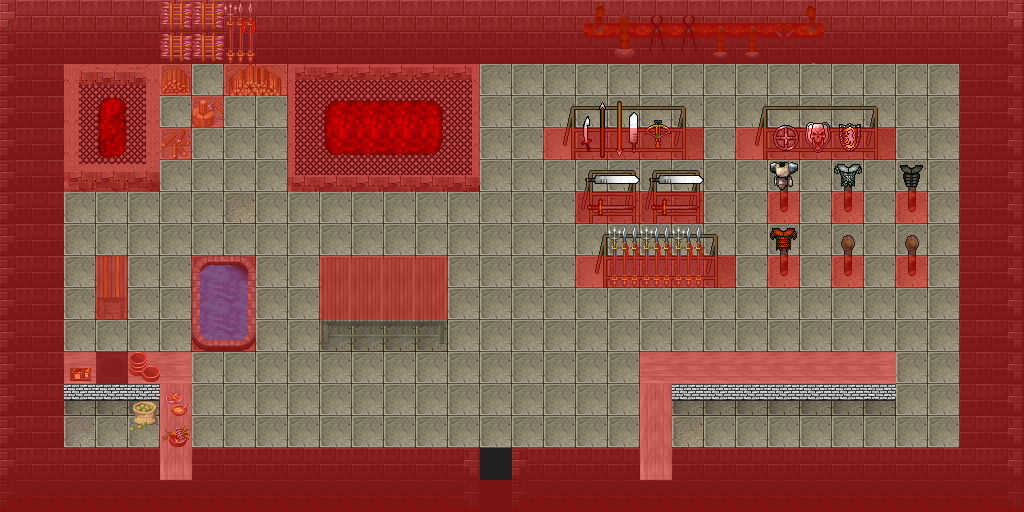

A level layout from a 2D game, rendered from its tile map. Below: a short description, then the map file with tile-grid data replaced by summaries:
An orthogonal 32x16 tile map with 32x32 px tiles, 7 tile layers (0_floor, 1_terrain, 2_object, 3_roof, ...), 1 hidden layer not drawn, 25 tilesets.

<map version="1.0" orientation="orthogonal" renderorder="right-down" width="32" height="16" tilewidth="32" tileheight="32" nextobjectid="1">
 <tileset firstgid="1" name="carpets" tilewidth="32" tileheight="32" tilecount="8" columns="4">
  <image source="../../tileset/furniture/carpet/carpets.png" width="128" height="64" />
 </tileset>
 <tileset firstgid="9" name="fireplace" tilewidth="32" tileheight="32" tilecount="9" columns="3">
  <image source="../../tileset/building/decoration/fireplace.png" width="97" height="96" />
 </tileset>
 <tileset firstgid="18" name="fire_small" tilewidth="32" tileheight="32" tilecount="6" columns="3">
  <image source="../../tileset/ground/fire/fire_small.png" width="96" height="64" />
 </tileset>
 <tileset firstgid="24" name="grey_long" tilewidth="32" tileheight="32" tilecount="4" columns="2">
  <image source="../../tileset/furniture/table/grey_long.png" width="64" height="64" />
 </tileset>
 <tileset firstgid="28" name="pool" tilewidth="32" tileheight="32" tilecount="9" columns="3">
  <image source="../../tileset/building/decoration/pool.png" width="96" height="96" />
 </tileset>
 <tileset firstgid="37" name="fireplace_2" tilewidth="32" tileheight="32" tilecount="9" columns="3">
  <image source="../../tileset/building/decoration/fireplace_2.png" width="96" height="96" />
 </tileset>
 <tileset firstgid="46" name="fire" tilewidth="32" tileheight="32" tilecount="27" columns="3">
  <image source="../../tileset/ground/fire/fire.png" width="96" height="288" />
 </tileset>
 <tileset firstgid="73" name="grey_plain" tilewidth="32" tileheight="32" tilecount="9" columns="3">
  <image source="../../tileset/furniture/table/grey_plain.png" width="96" height="96" />
 </tileset>
 <tileset firstgid="82" name="toolset" tilewidth="32" tileheight="32" tilecount="18" columns="9">
  <image source="../../tileset/building/decoration/toolset.png" width="288" height="64" />
 </tileset>
 <tileset firstgid="100" name="weapons_rack" tilewidth="32" tileheight="32" tilecount="18" columns="9">
  <image source="../../tileset/item/armor/weapons_rack.png" width="288" height="64" />
 </tileset>
 <tileset firstgid="118" name="sword_rack" tilewidth="32" tileheight="32" tilecount="4" columns="2">
  <image source="../../tileset/item/armor/sword_rack.png" width="64" height="64" />
 </tileset>
 <tileset firstgid="122" name="table/grey_pale" tilewidth="32" tileheight="32" tilecount="8" columns="2">
  <image source="../../tileset/furniture/table/grey_pale.png" trans="ff00ff" width="64" height="128" />
 </tileset>
 <tileset firstgid="130" name="brick_base" tilewidth="32" tileheight="32" tilecount="3" columns="3">
  <image source="../../tileset/furniture/table/brick_base.png" trans="ff00ff" width="96" height="32" />
 </tileset>
 <tileset firstgid="133" name="stick" tilewidth="32" tileheight="32" tilecount="2" columns="1">
  <image source="../../tileset/furniture/other/stick.png" width="32" height="64" />
 </tileset>
 <tileset firstgid="135" name="table_with_hob_pale" tilewidth="32" tileheight="32" tilecount="3" columns="3">
  <image source="../../tileset/furniture/table/table_with_hob_pale.png" trans="ff00ff" width="96" height="32" />
 </tileset>
 <tileset firstgid="138" name="armor" tilewidth="32" tileheight="32" tilecount="4" columns="4">
  <image source="../../tileset/item/armor/armor.png" width="128" height="32" />
 </tileset>
 <tileset firstgid="142" name="collision" tilewidth="32" tileheight="32" tilecount="1" columns="1">
  <image source="../../tileset/logic/collision.png" width="32" height="32" />
 </tileset>
 <tileset firstgid="143" name="protection" tilewidth="32" tileheight="32" tilecount="2" columns="2">
  <image source="../../tileset/logic/protection.png" width="64" height="32" />
 </tileset>
 <tileset firstgid="145" name="mury" tilewidth="32" tileheight="32" tilecount="26" columns="13">
  <image source="../../tileset/pol/domki/wiezienie_sciany.png" width="416" height="64" />
 </tileset>
 <tileset firstgid="171" name="kafle" tilewidth="32" tileheight="32" tilecount="80" columns="16">
  <image source="../../tileset/pol/domki/podloga/kafelki_rozne.png" width="512" height="160" />
 </tileset>
 <tileset firstgid="251" name="pieniek_drewno" tilewidth="32" tileheight="32" tilecount="6" columns="3">
  <image source="../../tileset/item/firewood.png" width="96" height="64" />
 </tileset>
 <tileset firstgid="257" name="strzaly" tilewidth="32" tileheight="32" tilecount="32" columns="8">
  <image source="../../tileset/pol/wyposazenie/miecze.png" width="256" height="128" />
 </tileset>
 <tileset firstgid="289" name="ziemniaki" tilewidth="32" tileheight="32" tilecount="2" columns="1">
  <image source="../../tileset/pol/wyposazenie/jedzenie/ziemniaki.png" width="32" height="64" />
 </tileset>
 <tileset firstgid="291" name="jedzenie" tilewidth="32" tileheight="32" tilecount="24" columns="8">
  <image source="../../tileset/pol/wyposazenie/jedzenie/jedzenie.png" width="256" height="96" />
 </tileset>
 <tileset firstgid="315" name="pol_zbojnicy_gorscy" tilewidth="32" tileheight="32" tilecount="6" columns="6">
  <image source="../../tileset/logic/creature/pol_zbojnicy_gorscy.png" width="192" height="32" />
 </tileset>
 <layer name="0_floor" width="32" height="16">
  <data>[512 cells, 512 non-empty, 14 distinct tile ids]</data>
 </layer>
 <layer name="1_terrain" width="32" height="16">
  <data>[512 cells, 72 non-empty, 50 distinct tile ids]</data>
 </layer>
 <layer name="2_object" width="32" height="16">
  <data>[512 cells, 81 non-empty, 44 distinct tile ids]</data>
 </layer>
 <layer name="3_roof" width="32" height="16">
  <data>[512 cells, 25 non-empty, 12 distinct tile ids]</data>
 </layer>
 <layer name="4_roof_add" width="32" height="16">
  <data>[512 cells, 7 non-empty, 5 distinct tile ids]</data>
 </layer>
 <layer name="objects" width="32" height="16">
  <data>[512 cells, 0 non-empty, 0 distinct tile ids]</data>
 </layer>
 <layer name="collision" width="32" height="16" opacity="0.4">
  <data>[512 cells, 273 non-empty, 1 distinct tile ids]</data>
 </layer>
 <layer name="protection" width="32" height="16" visible="0">
  <data>[512 cells, 512 non-empty, 1 distinct tile ids]</data>
 </layer>
</map>
